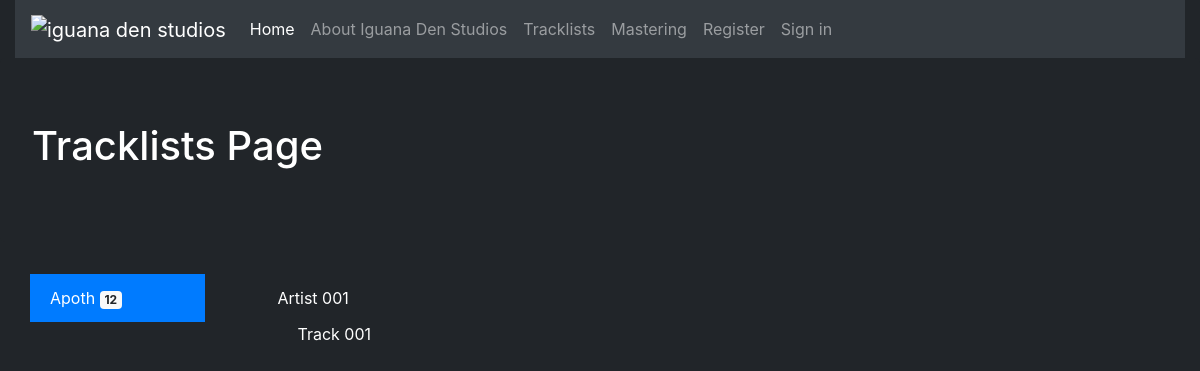
/1, run on an earlier commit of the app's database.
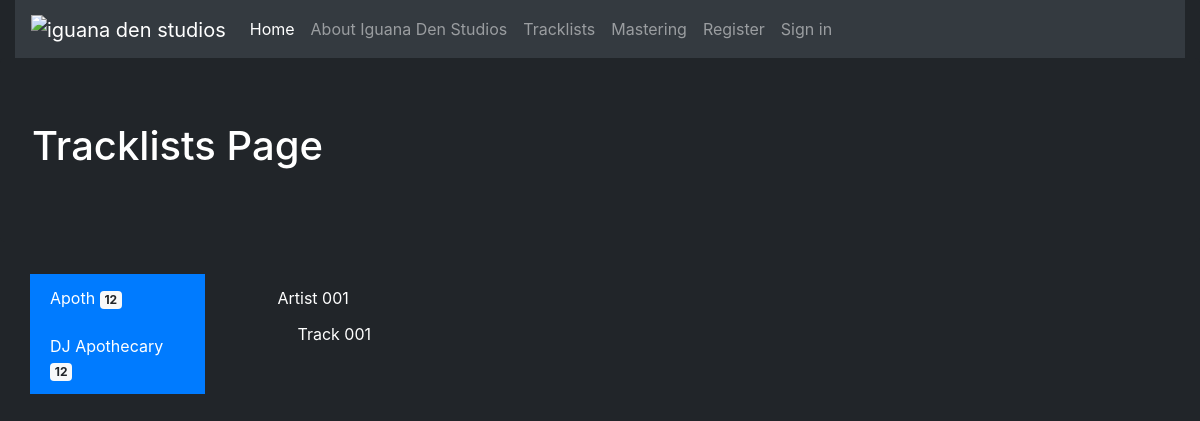
And on a later commit of the database.
### iguanadenstudios/upload/models/upload.py (models this page shows, shortened)
class TracklistName(db.Model):
    __tablename__ = 'tracklist_name'
    id = db.Column(db.Integer, primary_key = True)
    artist_dj_name = db.Column(db.String)
    tracklist_mix_name = db.Column(db.String)
    upload_date = db.Column(db.DateTime, default = datetime.utcnow)
    dj_name = db.relationship('TracklistDetails', backref = 'artist_dj_name', lazy = True)
    mix_name = db.relationship('TracklistDetails', backref = 'tracklist_mix_name', lazy = True)

class TracklistDetails(db.Model):
    __tablename__ = 'tracklist_details'
    tracklistname = db.relationship(TracklistName)
    id = db.Column(db.Integer, primary_key = True)
    track_artist = db.Column(db.String)
    track_title = db.Column(db.String)
    tracklist_name_id = db.Column(db.Integer, db.ForeignKey('tracklist_name.id'))

### iguanadenstudios/tracklists/routes.py (the view)
@tracklists_blueprint.route('/<int:tracklist_details_id>')
def load_tracklist(tracklist_details_id):
    tracklist_details = [TracklistDetails.query.get(tracklist_details_id)]
    td_list = []
    for item in tracklist_details:
        td_list.append(item)
    artist_tracklist_name = TracklistName.query.all()
    return render_template('tracklists.html',
                            artist_tracklist_name = artist_tracklist_name,
                            td_list = td_list)

### iguanadenstudios/tracklists/templates/tracklists/tracklists.html
{% extends 'base.html' %}
{% block content %}
<div class="apoth-jumbotron jumbotron">
    <h1>Tracklists Page</h1>
</div>
<div class="container-fluid">
    <div class="row no-gutters">
        <div class="col col-lg-3 align-self-start">
            {% with tracklist_details = tracklist_details %}
                {% include 'sidenav.html' %}
            {% endwith %}
        </div>
        <div class="col-lg-9 apoth-row-negative-margin-left">
            {% with td_list = td_list %}
                {% include 'listdisplay.html' %}
            {% endwith %}
        </div>
    </div>
</div>
{% endblock content %}

### iguanadenstudios/templates/base.html (shortened to what this page needs)
<!DOCTYPE html>
<html lang="en-US" dir="ltr">
    <head>
        {% block head %}
        {% block styles %}
            <link rel="stylesheet" type="text/css" media="screen" href="/static/css/bootstrap.css">
            <link rel="stylesheet" type="text/css" media="screen" href="/static/css/bootstrap-grid.css">
            <link rel="stylesheet" type="text/css" media="screen" href="/static/css/apothstyles.css">
        {% endblock styles %}
        {% endblock head %}
    </head>
    <body>
        <header>
            <div class="container-fluid">
                <nav class="navbar navbar-expand-lg navbar-dark bg-dark">
                    <a class="navbar-brand" href="{{ url_for('index') }}">
                        <img class="apoth-ids-brand" src="/static/images/iguana-den-studios.jpg" alt="iguana den studios"
                        style="width: 100px; height: 50px;">
                    </a>
                    <div class="collapse navbar-collapse" id="navbarNavAltMarkup">
                        <div class="navbar-nav">
                            <a class="nav-item nav-link active" href="{{ url_for('index') }}">Home <span class="sr-only">(current)</span></a>
                            <a class="nav-item nav-link" href="{{ url_for('about_us.about_us') }}">About Iguana Den Studios</a>
                            <a class="nav-item nav-link" href="{{ url_for('tracklists.tracklists') }}">Tracklists</a>
                            <a class="nav-item nav-link" href="{{ url_for('mastering.mastering') }}">Mastering</a>
                            {% if current_user.is_authenticated %}
                                <a class="nav-item nav-link" href="{{ url_for('upload.upload') }}">Upload</a>
                                <a class="nav-item nav-link" href="{{ url_for('sign_in.logout') }}">Logout</a>
                            {% else %}
                                <a class="nav-item nav-link" href="{{ url_for('register.register') }}">Register</a>
                                <a class="nav-item nav-link" href="{{ url_for('sign_in.sign_in') }}">Sign in</a>
                            {% endif %}
                        </div>
                    </div>
                </nav>
            </div>
        </header>
        {% block content %}
        {% endblock content %}
    </body>
</html>

### iguanadenstudios/tracklists/templates/tracklists/sidenav.html (shortened to what this page needs)
{% block sidenav %}
<div class="container">
    <div class="row no-gutters">
        {% for artist in artist_tracklist_name %}
            <div class="col-md-8">
                <div class="list-group list-group-flush">
                    <button type="button" class="list-group-item list-group-item-action active"
                                    data-toggle="collapse" data-target="#{{ artist.artist_dj_name }}"
                                    aria-expanded="false" aria-controls="{{ artist.artist_dj_name }}">
                        {{ artist.artist_dj_name }}
                        <span class="badge badge-light">12</span>
                    </button>
                </div>
            </div>
        {% endfor %}
    </div>
</div>
{% endblock sidenav %}

### iguanadenstudios/tracklists/templates/tracklists/listdisplay.html
{% block listdisplay %}
        <div class="row no-gutters">
            <div class="col-md-8 align-self-start">
                {% for track in td_list %}
                <ul class="apoth-list-group apoth-list-group-flush">
                    <li class="apoth-list-group-item">
                        {{ track.track_artist }}
                        <ul class="apoth-list-group apoth-list-group-flush">
                            <li class="apoth-list-group-item">
                                {{ track.track_title}}
                            </li>
                        </ul>
                    </li>
                </ul>
                {% endfor %}
            </div>
        </div>
{% endblock listdisplay %}

### iguanadenstudios/static/css/apothstyles.css (style rules this page uses)
body { margin: 0; font-family: -apple-system, BlinkMacSystemFont, "Segoe UI", Roboto, "Helvetica Neue", Arial, "Noto Sans", sans-serif, "Apple Color Emoji", "Segoe UI Emoji", "Segoe UI Symbol", "Noto Color Emoji"; font-size: 1rem; font-weight: 400; line-height: 1.5; background-color: #212529; text-align: left; color: #fff; }
li, ul { list-style-type: none; }
.apoth-row-negative-margin-left { margin-left: -50px; }
.apoth-jumbotron { background-color: #212529; }
.apoth-ids-brand { width: 100px; height: 100px; }
.apoth-list-group { display: -ms-flexbox; display: flex; -ms-flex-direction: column; flex-direction: column; padding-left: 0; margin-bottom: 0; }
.apoth-list-group-flush .apoth-list-group-item { border-right: 0; border-left: 0; border-radius: 0; }
.apoth-list-group-flush .apoth-list-group-item:last-child { margin-bottom: -1px; }
.apoth-list-group-flush:first-child .apoth-list-group-item:first-child { border-top: 0; }
.apoth-list-group-flush:last-child .apoth-list-group-item:last-child { margin-bottom: 0; border-bottom: 0; }
.apoth-list-group-item { position: relative; display: block; padding: 0.75rem 1.25rem; margin-bottom: -1px; background-color: none; border: 1px solid rgba(0, 0, 0, 0.125); }
.apoth-list-group-item:first-child { border-top-left-radius: 0.25rem; border-top-right-radius: 0.25rem; }
.apoth-list-group-item:last-child { margin-bottom: 0; border-bottom-right-radius: 0.25rem; border-bottom-left-radius: 0.25rem; }

What changed in the data, as far as the page shows it:
added TracklistName: artist_dj_name "DJ Apothecary"
